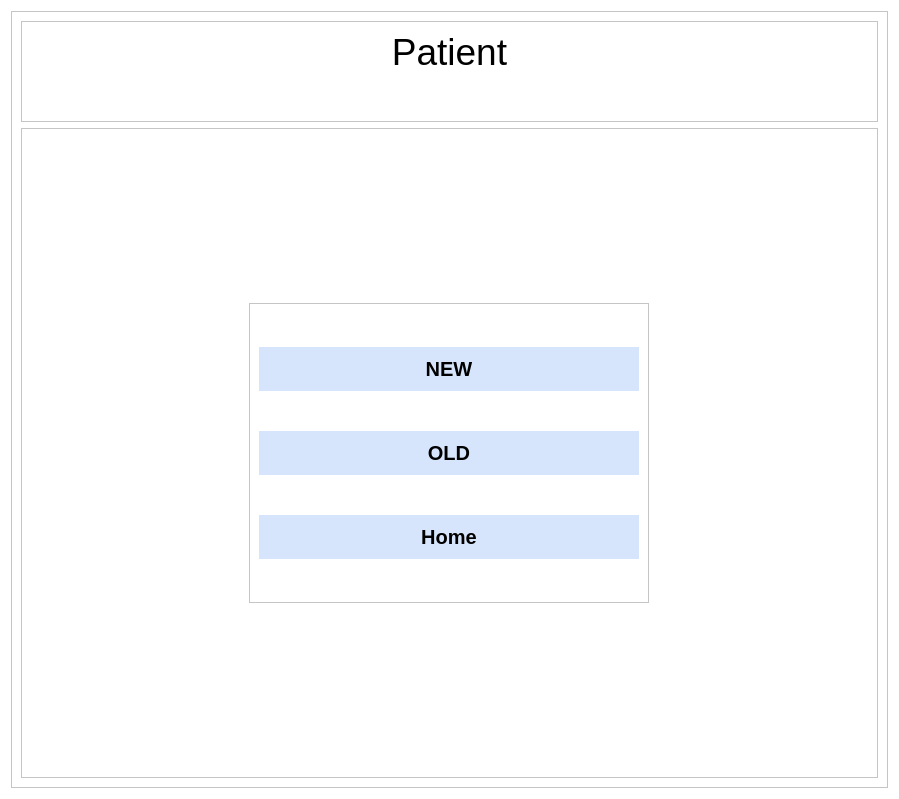
<?xml version="1.0" encoding="UTF-8"?>
<ui version="4.0">
 <class>Dialog</class>
 <widget class="QDialog" name="Dialog">
  <property name="geometry">
   <rect>
    <x>0</x>
    <y>0</y>
    <width>899</width>
    <height>799</height>
   </rect>
  </property>
  <property name="sizePolicy">
   <sizepolicy hsizetype="Maximum" vsizetype="Maximum">
    <horstretch>0</horstretch>
    <verstretch>0</verstretch>
   </sizepolicy>
  </property>
  <property name="minimumSize">
   <size>
    <width>899</width>
    <height>799</height>
   </size>
  </property>
  <property name="maximumSize">
   <size>
    <width>899</width>
    <height>799</height>
   </size>
  </property>
  <property name="windowTitle">
   <string>Case</string>
  </property>
  <property name="windowIcon">
   <iconset>
    <normaloff>001.png</normaloff>001.png</iconset>
  </property>
  <property name="styleSheet">
   <string notr="true">background: #FFFFFF</string>
  </property>
  <layout class="QHBoxLayout" name="horizontalLayout">
   <item>
    <widget class="QFrame" name="frame">
     <property name="styleSheet">
      <string notr="true">background: url(C:/Users/Asus/Desktop/bg2.png)</string>
     </property>
     <property name="frameShape">
      <enum>QFrame::StyledPanel</enum>
     </property>
     <property name="frameShadow">
      <enum>QFrame::Raised</enum>
     </property>
     <layout class="QVBoxLayout" name="verticalLayout">
      <item>
       <widget class="QFrame" name="frame_2">
        <property name="minimumSize">
         <size>
          <width>0</width>
          <height>0</height>
         </size>
        </property>
        <property name="styleSheet">
         <string notr="true">background: url()</string>
        </property>
        <property name="frameShape">
         <enum>QFrame::StyledPanel</enum>
        </property>
        <property name="frameShadow">
         <enum>QFrame::Raised</enum>
        </property>
        <layout class="QHBoxLayout" name="horizontalLayout_2">
         <item>
          <widget class="QLabel" name="label">
           <property name="font">
            <font>
             <pointsize>28</pointsize>
            </font>
           </property>
           <property name="text">
            <string>Patient</string>
           </property>
           <property name="alignment">
            <set>Qt::AlignHCenter|Qt::AlignTop</set>
           </property>
          </widget>
         </item>
        </layout>
       </widget>
      </item>
      <item>
       <widget class="QFrame" name="frame_3">
        <property name="minimumSize">
         <size>
          <width>0</width>
          <height>650</height>
         </size>
        </property>
        <property name="layoutDirection">
         <enum>Qt::LeftToRight</enum>
        </property>
        <property name="styleSheet">
         <string notr="true">background: url()</string>
        </property>
        <property name="frameShape">
         <enum>QFrame::StyledPanel</enum>
        </property>
        <property name="frameShadow">
         <enum>QFrame::Raised</enum>
        </property>
        <layout class="QHBoxLayout" name="horizontalLayout_3">
         <item>
          <widget class="QFrame" name="frame_4">
           <property name="maximumSize">
            <size>
             <width>400</width>
             <height>300</height>
            </size>
           </property>
           <property name="font">
            <font>
             <family>Segoe UI</family>
            </font>
           </property>
           <property name="autoFillBackground">
            <bool>false</bool>
           </property>
           <property name="styleSheet">
            <string notr="true">QFrame{
	background: url()
}

QPushButton {
  -webkit-border-radius: 23;
  -moz-border-radius: 23;
  border-radius: 23px;
  -webkit-box-shadow: 0px 1px 7px #666666;
  -moz-box-shadow: 0px 1px 7px #666666;
  box-shadow: 0px 1px 7px #666666;
  font-size: 20px;
  padding: 10px;
  background: rgb(204,222,250,0.8);
  border: solid #1f628d 2px;
  text-decoration: none;
}

QPushButton:hover {
  background: #3cb0fd;
  text-decoration: none;
}
</string>
           </property>
           <property name="frameShape">
            <enum>QFrame::StyledPanel</enum>
           </property>
           <property name="frameShadow">
            <enum>QFrame::Raised</enum>
           </property>
           <layout class="QVBoxLayout" name="verticalLayout_2">
            <item>
             <widget class="QPushButton" name="new_case">
              <property name="maximumSize">
               <size>
                <width>16777215</width>
                <height>16777215</height>
               </size>
              </property>
              <property name="sizeIncrement">
               <size>
                <width>0</width>
                <height>0</height>
               </size>
              </property>
              <property name="font">
               <font>
                <family>Segoe UI</family>
                <pointsize>-1</pointsize>
                <weight>75</weight>
                <bold>true</bold>
                <underline>false</underline>
                <strikeout>false</strikeout>
                <kerning>true</kerning>
               </font>
              </property>
              <property name="text">
               <string>NEW</string>
              </property>
             </widget>
            </item>
            <item>
             <widget class="QPushButton" name="old_case">
              <property name="font">
               <font>
                <family>Segoe UI</family>
                <pointsize>-1</pointsize>
                <weight>75</weight>
                <bold>true</bold>
                <underline>false</underline>
                <strikeout>false</strikeout>
               </font>
              </property>
              <property name="text">
               <string>OLD</string>
              </property>
             </widget>
            </item>
            <item>
             <widget class="QPushButton" name="homeButton">
              <property name="font">
               <font>
                <family>Segoe UI</family>
                <pointsize>-1</pointsize>
                <weight>75</weight>
                <bold>true</bold>
                <underline>false</underline>
                <strikeout>false</strikeout>
               </font>
              </property>
              <property name="text">
               <string>Home</string>
              </property>
             </widget>
            </item>
           </layout>
          </widget>
         </item>
        </layout>
       </widget>
      </item>
     </layout>
    </widget>
   </item>
  </layout>
 </widget>
 <resources/>
 <connections/>
</ui>
